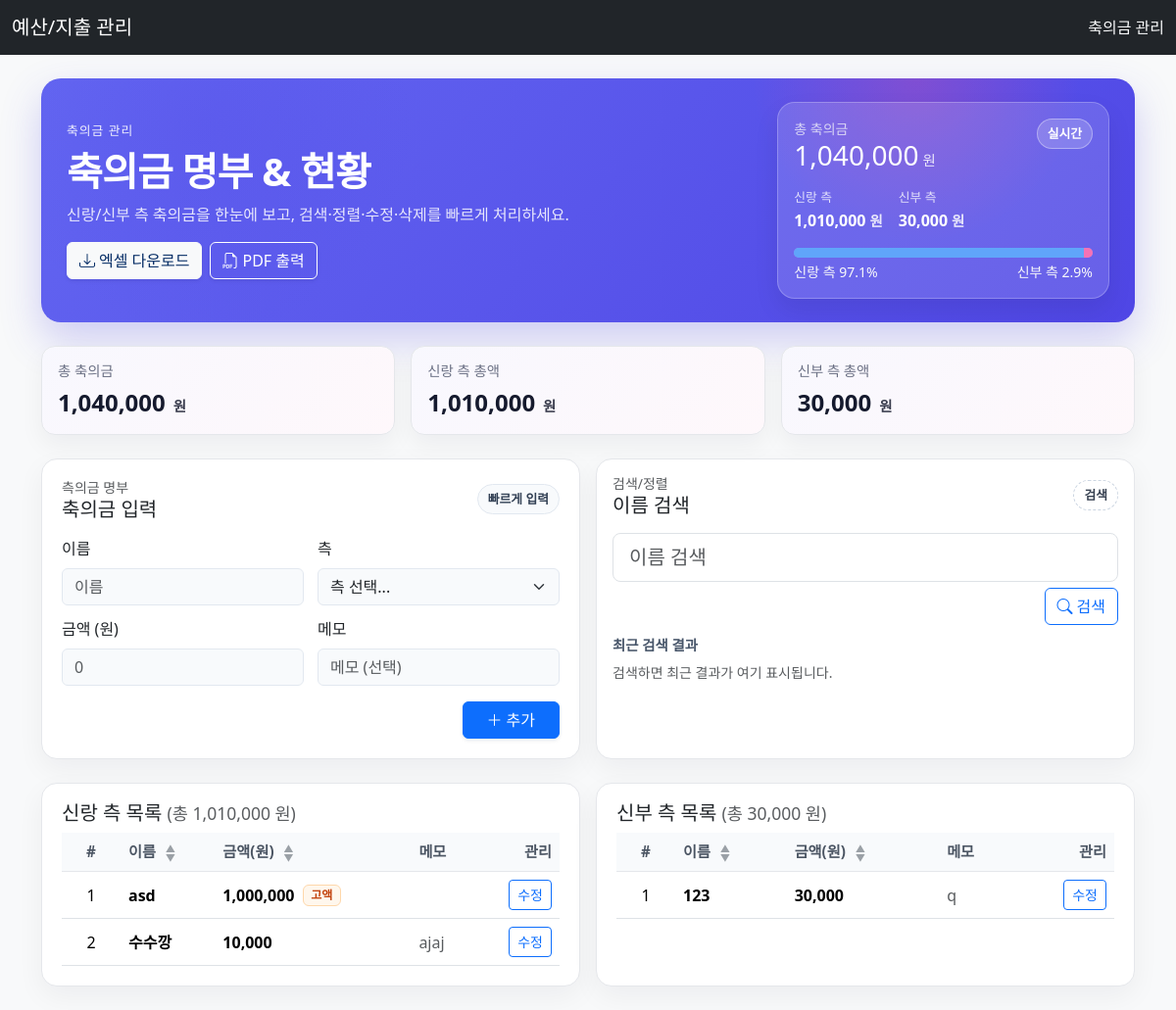
The page /guests/ on the database as committed earlier.
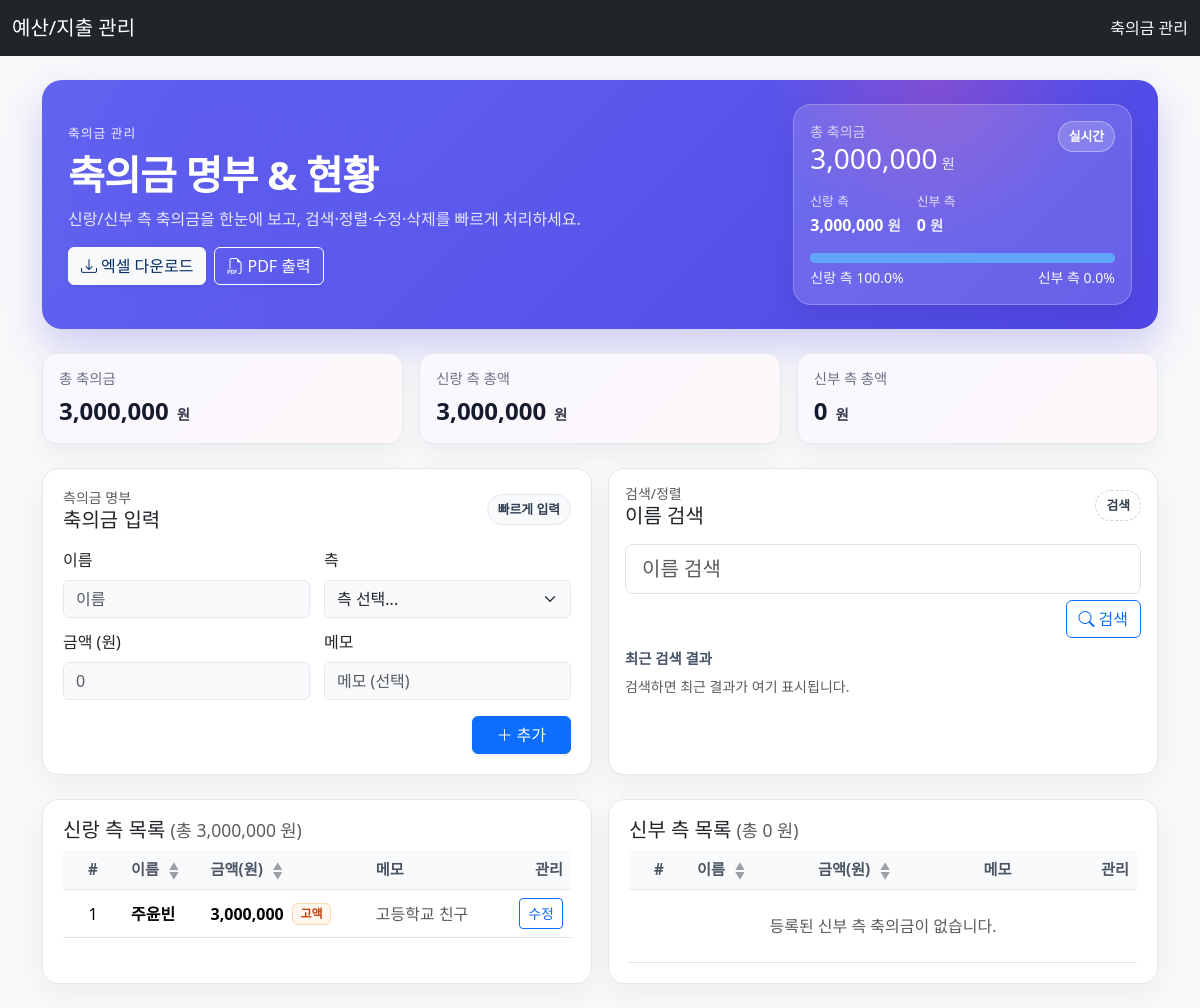
The same page on the database as committed later.
### models.py (models this page shows)
class Guest(db.Model):
    id = db.Column(db.Integer, primary_key=True)
    name = db.Column(db.String(50), nullable=False)
    side = db.Column(db.String(10), nullable=False)
    amount = db.Column(db.Integer, nullable=False)
    note = db.Column(db.String(200))

### guests_routes.py (the view, shortened to what this page needs)
@guests_bp.route('/', methods=['GET', 'POST'])
def list_guests():
    search_name = request.args.get('search_name', '').strip()
    sort_by, order, order_clause = _sorting_from_request(request.args)
    search_filter = _search_filter(search_name)  # 검색 모달/리스트 전용
    groom_guests = _fetch_guests('groom', order_clause, search_filter=None)
    bride_guests = _fetch_guests('bride', order_clause, search_filter=None)
    groom_total, bride_total = _totals(search_filter=None)
    search_results = (
        Guest.query.filter(search_filter).order_by(order_clause, Guest.id).all()
        if search_filter is not None else []
    )
    return render_template(
        'guests.html',
        groom_guests=groom_guests,
        bride_guests=bride_guests,
        groom_total=groom_total,
        bride_total=bride_total,
        search_name=search_name,
        sort_by=sort_by,
        order=order,
        search_results=search_results,
        highlight_threshold=HIGHLIGHT_THRESHOLD
    )

### guests_routes.py (called while the page is built)
def _sorting_from_request(args) -> Tuple[str, str, object]:
    sort_by = args.get('sort_by', 'id')
    order = args.get('order', 'desc')
    sort_map = {'name': Guest.name, 'amount': Guest.amount, 'id': Guest.id}
    sort_column = sort_map.get(sort_by, Guest.id)
    order_fn = desc if order == 'desc' else asc
    return sort_by, order, order_fn(sort_column)

def _search_filter(name: str) -> Optional[object]:
    return Guest.name.contains(name) if name else None

def _fetch_guests(side: str, order_clause, search_filter=None):
    query = Guest.query.filter(Guest.side == side)
    if search_filter is not None:
        query = query.filter(search_filter)
    return query.order_by(order_clause, Guest.id).all()

### templates/guests.html (shortened to what the changed rows need)
{% extends 'base.html' %}
{% block content %}
{% set total_guest_amount = groom_total + bride_total %}
<div class="guest-hero mb-4">
    <div class="row align-items-center">
        <div class="col-lg-8">
            <h1 class="hero-title mb-2">축의금 명부 &amp; 현황</h1>
        </div>
        <div class="col-lg-4 mt-3 mt-lg-0">
            <div class="guest-hero-card">
                <div class="d-flex justify-content-between align-items-start mb-3">
                    <div>
                        <div class="text-light small opacity-75">총 축의금</div>
                        <div class="h3 mb-0 text-white">{{ "{:,}".format(total_guest_amount) }}<span class="guest-unit">원</span></div>
                    </div>
                </div>
                <div class="d-flex gap-3">
                    <div class="guest-mini-stat">
                        <div class="mini-label">신랑 측</div>
                        <div class="mini-value">{{ "{:,}".format(groom_total) }}<span class="guest-unit">원</span></div>
                    </div>
                    <div class="guest-mini-stat">
                        <div class="mini-label">신부 측</div>
                        <div class="mini-value">{{ "{:,}".format(bride_total) }}<span class="guest-unit">원</span></div>
                    </div>
                </div>
                {% if total_guest_amount > 0 %}
                {% set groom_ratio = (groom_total / total_guest_amount * 100) if total_guest_amount else 50 %}
                {% set bride_ratio = 100 - groom_ratio %}
                <div class="progress guest-progress mt-3">
                    <div class="progress-bar bg-guest-indigo"
                         role="progressbar"
                         style="width: {{ groom_ratio|default(0)|round(1) }}%"
                         aria-valuenow="{{ groom_ratio|default(0)|round(1) }}"
                         aria-valuemin="0"
                         aria-valuemax="100"></div>
                    <div class="progress-bar bg-guest-pink"
                         role="progressbar"
                         style="width: {{ bride_ratio|default(0)|round(1) }}%"
                         aria-valuenow="{{ bride_ratio|default(0)|round(1) }}"
                         aria-valuemin="0"
                         aria-valuemax="100"></div>
                </div>
                <div class="d-flex justify-content-between small text-light mt-1">
                    <span>신랑 측 {{ groom_ratio|round(1) }}%</span>
                    <span>신부 측 {{ bride_ratio|round(1) }}%</span>
                </div>
                {% endif %}
            </div>
        </div>
    </div>
</div>
<div class="row g-3 mb-4">
    <div class="col-md-4">
        <div class="guest-stat-card">
            <div class="guest-stat-label">총 축의금</div>
            <div class="guest-stat-value">{{ "{:,}".format(total_guest_amount) }}<span class="guest-unit">원</span></div>
        </div>
    </div>
    <div class="col-md-4">
        <div class="guest-stat-card">
            <div class="guest-stat-label">신랑 측 총액</div>
            <div class="guest-stat-value">{{ "{:,}".format(groom_total) }}<span class="guest-unit">원</span></div>
        </div>
    </div>
    <div class="col-md-4">
        <div class="guest-stat-card">
            <div class="guest-stat-label">신부 측 총액</div>
            <div class="guest-stat-value">{{ "{:,}".format(bride_total) }}<span class="guest-unit">원</span></div>
        </div>
    </div>
</div>
<div class="row g-3">
    <div class="col-lg-6">
        <div class="guest-card">
            <div class="d-flex justify-content-between align-items-center mb-2">
                <h5 class="mb-0">신랑 측 목록 <span class="text-muted small">(총 {{ "{:,}".format(groom_total) }} 원)</span></h5>
            </div>
            <div class="table-responsive">
                <table class="table guest-table align-middle mb-0">
                    <thead>
                        <tr>
                            <th class="text-center" style="width: 60px;">#</th>
                            <th>
                                이름
                                <span class="sort-toggle">
                                    <a href="{{ url_for('guests.list_guests', search_name=search_name, sort_by='name', order='asc') }}"
                                       class="{% if sort_by == 'name' and order == 'asc' %}active{% endif %}">&#9650;</a>
                                    <a href="{{ url_for('guests.list_guests', search_name=search_name, sort_by='name', order='desc') }}"
                                       class="{% if sort_by == 'name' and order == 'desc' %}active{% endif %}">&#9660;</a>
                                </span>
                            </th>
                            <th>
                                금액(원)
                                <span class="sort-toggle">
                                    <a href="{{ url_for('guests.list_guests', search_name=search_name, sort_by='amount', order='asc') }}"
                                       class="{% if sort_by == 'amount' and order == 'asc' %}active{% endif %}">&#9650;</a>
                                    <a href="{{ url_for('guests.list_guests', search_name=search_name, sort_by='amount', order='desc') }}"
                                       class="{% if sort_by == 'amount' and order == 'desc' %}active{% endif %}">&#9660;</a>
                                </span>
                            </th>
                            <th>메모</th>
                            <th class="text-end">관리</th>
                        </tr>
                    </thead>
                    <tbody>
                        {% for guest in groom_guests %}
                            <tr>
                                <td class="text-center">{{ loop.index }}</td>
                                <td>
                                    <div class="fw-semibold">{{ guest.name }}</div>
                                </td>
                                <td>
                                    <div class="d-flex align-items-center gap-2">
                                        <span class="fw-semibold">{{ "{:,}".format(guest.amount) }}</span>
                                        {% if guest.amount >= highlight_threshold %}
                                            <span class="badge badge-soft-warning">고액</span>
                                        {% endif %}
                                    </div>
                                </td>
                                <td class="text-muted">{{ guest.note }}</td>
                                <td class="text-end">
                                    <button type="button"
                                            class="btn btn-sm btn-outline-primary"
                                            data-edit
                                            data-id="{{ guest.id }}"
                                            data-name="{{ guest.name|e }}"
                                            data-side="{{ guest.side }}"
                                            data-amount="{{ guest.amount }}"
                                            data-note="{{ guest.note|default('', true)|e }}"
                                            data-edit-url="{{ url_for('guests.edit_guest', guest_id=guest.id) }}"
                                            data-delete-url="{{ url_for('guests.delete_guest', guest_id=guest.id) }}">
                                        수정
                                    </button>
                                </td>
                            </tr>
                        {% else %}
                            <tr>
                                <td colspan="5" class="text-center text-muted py-4">등록된 신랑 측 축의금이 없습니다.</td>
                            </tr>
                        {% endfor %}
                    </tbody>
                </table>
            </div>
        </div>
    </div>
    <div class="col-lg-6">
        <div class="guest-card">
            <div class="d-flex justify-content-between align-items-center mb-2">
                <h5 class="mb-0">신부 측 목록 <span class="text-muted small">(총 {{ "{:,}".format(bride_total) }} 원)</span></h5>
            </div>
            <div class="table-responsive">
                <table class="table guest-table align-middle mb-0">
                    <thead>
                        <tr>
                            <th class="text-center" style="width: 60px;">#</th>
                            <th>
                                이름
                                <span class="sort-toggle">
                                    <a href="{{ url_for('guests.list_guests', search_name=search_name, sort_by='name', order='asc') }}"
                                       class="{% if sort_by == 'name' and order == 'asc' %}active{% endif %}">&#9650;</a>
                                    <a href="{{ url_for('guests.list_guests', search_name=search_name, sort_by='name', order='desc') }}"
                                       class="{% if sort_by == 'name' and order == 'desc' %}active{% endif %}">&#9660;</a>
                                </span>
                            </th>
                            <th>
                                금액(원)
                                <span class="sort-toggle">
                                    <a href="{{ url_for('guests.list_guests', search_name=search_name, sort_by='amount', order='asc') }}"
                                       class="{% if sort_by == 'amount' and order == 'asc' %}active{% endif %}">&#9650;</a>
                                    <a href="{{ url_for('guests.list_guests', search_name=search_name, sort_by='amount', order='desc') }}"
                                       class="{% if sort_by == 'amount' and order == 'desc' %}active{% endif %}">&#9660;</a>
                                </span>
                            </th>
                            <th>메모</th>
                            <th class="text-end">관리</th>
                        </tr>
                    </thead>
                    <tbody>
                        {% for guest in bride_guests %}
                            <tr>
                                <td class="text-center">{{ loop.index }}</td>
                                <td><div class="fw-semibold">{{ guest.name }}</div></td>
                                <td>
                                    <div class="d-flex align-items-center gap-2">
                                        <span class="fw-semibold">{{ "{:,}".format(guest.amount) }}</span>
                                    </div>
                                </td>
                                <td class="text-muted">{{ guest.note }}</td>
                                <td class="text-end">
                                    <button type="button"
                                            class="btn btn-sm btn-outline-primary"
                                            data-edit
                                            data-id="{{ guest.id }}"
                                            data-name="{{ guest.name|e }}"
                                            data-side="{{ guest.side }}"
                                            data-amount="{{ guest.amount }}"
                                            data-note="{{ guest.note|default('', true)|e }}"
                                            data-edit-url="{{ url_for('guests.edit_guest', guest_id=guest.id) }}"
                                            data-delete-url="{{ url_for('guests.delete_guest', guest_id=guest.id) }}">
                                        수정
                                    </button>
                                </td>
                            </tr>
                        {% else %}
                            <tr>
                                <td colspan="5" class="text-center text-muted py-4">등록된 신부 측 축의금이 없습니다.</td>
                            </tr>
                        {% endfor %}
                    </tbody>
                </table>
            </div>
        </div>
    </div>
</div>
{% endblock %}

Rows that differ between the two databases and show on the page:
removed Guest: name "asd", amount "1,000,000", shows "고액", shown under "신랑 측 목록 (총 1,010,000 원)"
removed Guest: name "123", amount "30,000", note "q", shown under "신부 측 목록 (총 30,000 원)"
changed Guest: name "수수깡" → "주윤빈"; amount "10,000" → "3,000,000"; note "ajaj" → "고등학교 친구"; now shows "고액"
Other text that changed with them:
{{ "{:,}".format(total_guest_amount) }}: "1,040,000" → "3,000,000"
{{ "{:,}".format(groom_total) }}: "1,010,000" → "3,000,000"
{{ "{:,}".format(bride_total) }}: "30,000" → "0"
{{ groom_ratio|default(0)|round(1) }}: 97.1 → 100.0 (drawn)
{{ groom_ratio|round(1) }}: "97.1" → "100.0"
{{ bride_ratio|round(1) }}: "2.9" → "0.0"
text now shown: "등록된 신부 측 축의금이 없습니다."
